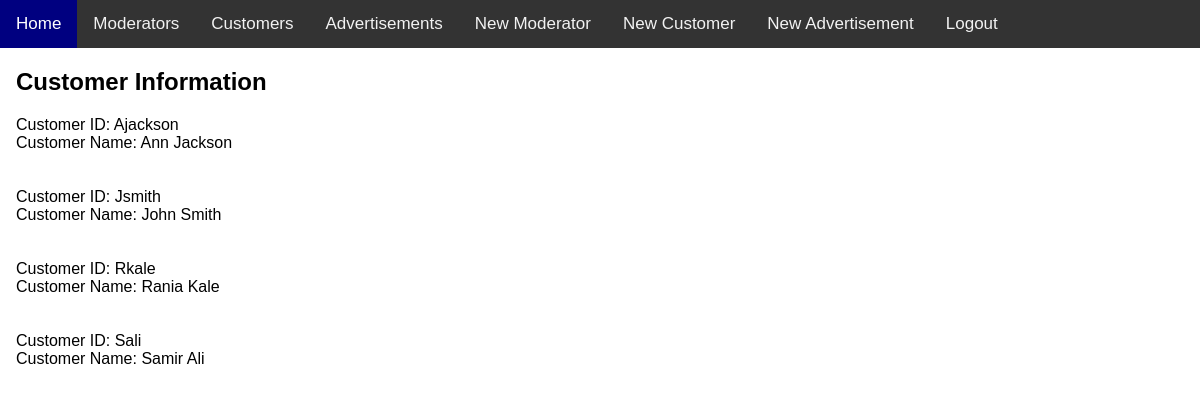
The app's page /customerInformation.php with its own data.
### tables this page shows
CREATE TABLE IF NOT EXISTS Users
(User_ID VARCHAR (15),
UserFirstName VARCHAR(15),
UserLastName VARCHAR(15),

CONSTRAINT PK_USER_ID PRIMARY KEY (User_ID)
);

### show_customers.php (the view, shortened to what this page needs)
<?php
require_once 'connection.php';
$connection = mysqli_connect($db_hostname, $db_username,$db_password,$db_database);
$query = "SELECT * FROM users";
$result = mysqli_query($connection,$query);
$html = "";
while ($row = mysqli_fetch_assoc($result)) {
    $html.="Customer ID: " . $row['User_ID'] . "<br>";
    $html.="Customer Name: " . $row['UserFirstName'] . " " . $row['UserLastName'] . "<br>";
    $html.="<br><br>";}
?>

### homepage.css (style rules this page uses)
body { margin: 0; font-family: Arial, Helvetica, sans-serif; }

### records on screen
users: User_ID "Ajackson", UserFirstName "Ann", UserLastName "Jackson"
users: User_ID "Jsmith", UserFirstName "John", UserLastName "Smith"
users: User_ID "Rkale", UserFirstName "Rania", UserLastName "Kale"
users: User_ID "Sali", UserFirstName "Samir", UserLastName "Ali"
